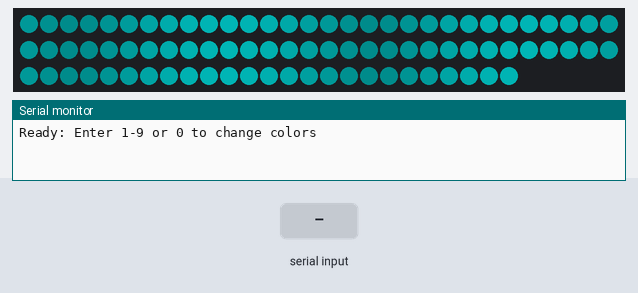
The sketch below on a simulated ESP8266 (NodeMCU). On the bench: 85 RGB LEDs in strip order, left to right, continuing on the next row, the last lines printed to the serial monitor. The inputs (shaded band) are chosen by the test bench. Dim RGB values are drawn brighter than linear.

Above: at 1.26 s.
1.3 s: "0" received over Serial
At 1.41 s:
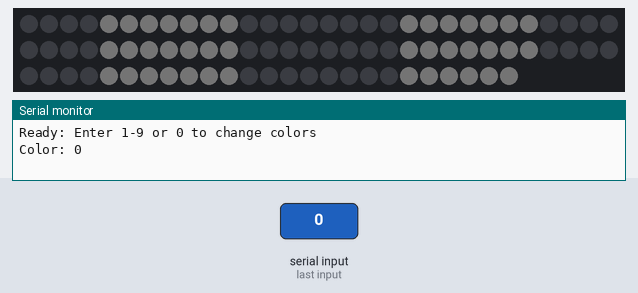
3.0 s: "1" received over Serial
At 3.02 s:
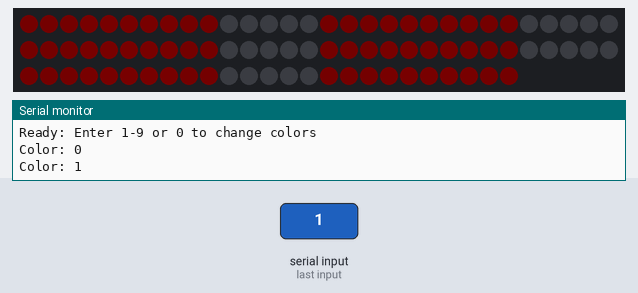
4.6 s: "2" received over Serial
At 4.62 s:
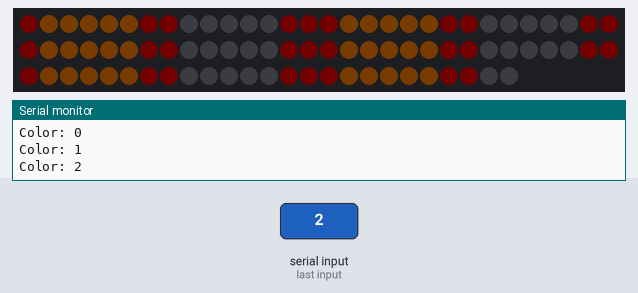
6.2 s: "3" received over Serial
At 6.23 s:
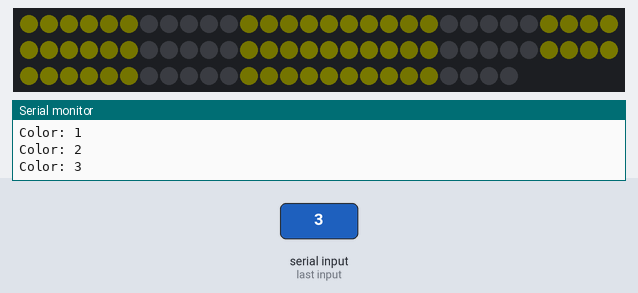
7.8 s: "4" received over Serial
At 7.84 s:
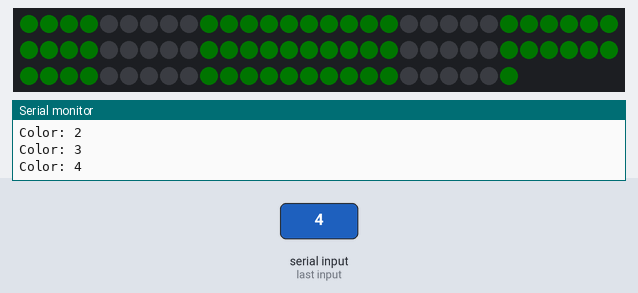
9.4 s: "5" received over Serial
At 9.45 s:
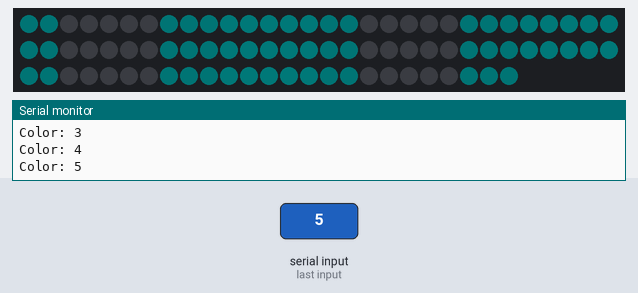

The sketch:

bottle-playback.ino
```cpp
#include <Adafruit_NeoPixel.h>
#ifdef __AVR__
#include <avr/power.h>
#endif

// Configuration
#define PIN        D5
#define NUMPIXELS  85

// Wave effect settings
#define WAVE_SPEED 50       // milliseconds between updates
#define WAVE_LENGTH 15      // LEDs in wave trail
#define FADE_SPEED 0.01     // Fade-in speed (1% per frame)
#define MIN_BRIGHTNESS 0.2  // Minimum brightness (20%)
#define MAX_BRIGHTNESS 1.0  // Maximum brightness (100%)
#define AUTO_RESET_DELAY 60000  // Auto-reset to white after 60s

Adafruit_NeoPixel pixels(NUMPIXELS, PIN, NEO_GRB + NEO_KHZ800);

// State variables
uint32_t currentColor = pixels.Color(0, 255, 255);  // Default cyan
uint32_t defaultColor = pixels.Color(255, 255, 255);  // White
int wavePosition = 0;
unsigned long lastUpdate = 0;
unsigned long lastKeypressTime = 0;
float fadeInMultiplier = 0.0;
bool fadingIn = true;

void setup() {
  #if defined(__AVR_ATtiny85__) && (F_CPU == 16000000)
    clock_prescale_set(clock_div_1);
  #endif

  pixels.begin();
  pixels.show();
  Serial.begin(9600);
  Serial.println("Ready: Enter 1-9 or 0 to change colors");
}

void loop() {
  // Handle serial color selection
  if (Serial.available() > 0) {
    char key = Serial.read();
    uint32_t selectedColor = 0;
    bool validKey = true;

    switch (key) {
      case '1': selectedColor = pixels.Color(255, 0, 0); break;     // Red
      case '2': selectedColor = pixels.Color(255, 128, 0); break;   // Orange
      case '3': selectedColor = pixels.Color(255, 255, 0); break;   // Yellow
      case '4': selectedColor = pixels.Color(0, 255, 0); break;     // Green
      case '5': selectedColor = pixels.Color(0, 255, 255); break;   // Cyan
      case '6': selectedColor = pixels.Color(0, 0, 255); break;     // Blue
      case '7': selectedColor = pixels.Color(128, 0, 255); break;   // Purple
      case '8': selectedColor = pixels.Color(255, 0, 128); break;   // Pink
      case '9': selectedColor = pixels.Color(255, 255, 255); break; // White
      case '0': selectedColor = pixels.Color(50, 50, 50); break;    // Dim White
      default: validKey = false; break;
    }

    if (validKey) {
      currentColor = selectedColor;
      fadeInMultiplier = 0.0;
      fadingIn = true;
      lastKeypressTime = millis();
      Serial.print("Color: ");
      Serial.println(key);
    }
  }

  // Auto-reset to white after timeout
  if (lastKeypressTime > 0 && (millis() - lastKeypressTime >= AUTO_RESET_DELAY)) {
    currentColor = defaultColor;
    fadeInMultiplier = 0.0;
    fadingIn = true;
    lastKeypressTime = 0;
    Serial.println("Auto-reset to white");
  }

  // Wave effect animation
  unsigned long currentTime = millis();
  if (currentTime - lastUpdate >= WAVE_SPEED) {
    lastUpdate = currentTime;

    // Fade in on startup
    if (fadingIn) {
      fadeInMultiplier += FADE_SPEED;
      if (fadeInMultiplier >= MAX_BRIGHTNESS) {
        fadeInMultiplier = MAX_BRIGHTNESS;
        fadingIn = false;
      }
    }

    // Extract RGB components
    uint8_t r = (currentColor >> 16) & 0xFF;
    uint8_t g = (currentColor >> 8) & 0xFF;
    uint8_t b = currentColor & 0xFF;

    // Apply wave pattern to all LEDs
    for (int i = 0; i < NUMPIXELS; i++) {
      float angle = (i + wavePosition) * 2.0 * PI / WAVE_LENGTH;
      float brightness = (sin(angle) + 1.0) / 2.0;
      brightness = MIN_BRIGHTNESS + (brightness * (MAX_BRIGHTNESS - MIN_BRIGHTNESS));
      brightness *= fadeInMultiplier;

      pixels.setPixelColor(i, pixels.Color(r * brightness, g * brightness, b * brightness));
    }

    pixels.show();
    wavePosition = (wavePosition + 1) % WAVE_LENGTH;
  }
}

// End

// /*
//  * Memory Bottle - UNO R4 Minima Color Display
//  * Receives color commands from laptop server and displays on LED ring
//  * (Audio plays through laptop speakers)
//  */

// #include <Adafruit_NeoPixel.h>

// // Pin Definitions
// #define LED_PIN D5

// // Configuration
// #define NUM_LEDS 85

// // Display Effects - Choose one:
// // 1 = Smooth Pulse (breathing effect)
// // 2 = Fast Pulse (heartbeat effect)
// // 3 = Wave (color flows across LEDs)
// // 4 = Sparkle (random twinkling)
// // 5 = Solid (static color, no animation)
// #define DISPLAY_EFFECT 3

// // NeoPixel strip
// Adafruit_NeoPixel strip(NUM_LEDS, LED_PIN, NEO_GRB + NEO_KHZ800);

// // State variables
// bool isDisplaying = false;
// uint8_t displayRed = 0;
// uint8_t displayGreen = 0;
// uint8_t displayBlue = 0;

// void setup() {
//   Serial.begin(115200);

//   // Initialize LED strip
//   strip.begin();
//   strip.setBrightness(50);
//   strip.clear();
//   strip.show();

//   Serial.println("UNO R4 Minima Color Display Ready");
//   Serial.println("Waiting for PLAY:START command...");
// }

// void loop() {
//   // Check for serial commands
//   if (Serial.available() > 0) {
//     String command = Serial.readStringUntil('\n');
//     command.trim();

//     if (command == "PLAY:START") {
//       Serial.println("ACK:PLAY_START");
//       startColorDisplay();
//     }
//   }
// }

// void startColorDisplay() {
//   Serial.println("Starting color display...");

//   // Request color data from server
//   Serial.println("REQ:COLOR");

//   // Wait for color data (format: R,G,B)
//   unsigned long timeout = millis() + 2000;
//   while (Serial.available() < 5 && millis() < timeout) {
//     delay(10);
//   }

//   if (Serial.available() > 0) {
//     String colorData = Serial.readStringUntil('\n');
//     parseColorData(colorData);
//   } else {
//     // Use default color if not received
//     Serial.println("Color data timeout, using default white");
//     displayRed = 255;
//     displayGreen = 255;
//     displayBlue = 255;
//   }

//   isDisplaying = true;

//   Serial.println("Color displayed. Starting visual effect...");

//   // Display effect for 15 seconds (synced with audio duration)
//   unsigned long displayDuration = 15000;  // 15 seconds

//   #if DISPLAY_EFFECT == 1
//     effectSmoothPulse(displayDuration);
//   #elif DISPLAY_EFFECT == 2
//     effectFastPulse(displayDuration);
//   #elif DISPLAY_EFFECT == 3
//     effectWave(displayDuration);
//   #elif DISPLAY_EFFECT == 4
//     effectSparkle(displayDuration);
//   #elif DISPLAY_EFFECT == 5
//     effectSolid(displayDuration);
//   #else
//     effectSmoothPulse(displayDuration);  // Default
//   #endif

//   // After display period
//   isDisplaying = false;

//   // Fade out LEDs
//   fadeOutLEDs();

//   Serial.println("Display complete");
// }

// void parseColorData(String data) {
//   // Format: R,G,B
//   int firstComma = data.indexOf(',');
//   int secondComma = data.indexOf(',', firstComma + 1);

//   if (firstComma > 0 && secondComma > firstComma) {
//     displayRed = data.substring(0, firstComma).toInt();
//     displayGreen = data.substring(firstComma + 1, secondComma).toInt();
//     displayBlue = data.substring(secondComma + 1).toInt();

//     Serial.print("Color set to: ");
//     Serial.print(displayRed);
//     Serial.print(",");
//     Serial.print(displayGreen);
//     Serial.print(",");
//     Serial.println(displayBlue);
//   }
// }

// // ============================================================================
// // VISUAL EFFECTS
// // ============================================================================

// void effectSmoothPulse(unsigned long duration) {
//   // Smooth breathing effect
//   unsigned long startTime = millis();
//   while (millis() - startTime < duration) {
//     float pulseSpeed = 0.003;  // Slow, calm breathing
//     float brightness = (sin(millis() * pulseSpeed) + 1.0) / 2.0;
//     brightness = 0.3 + (brightness * 0.7);  // 30% to 100%

//     uint8_t r = displayRed * brightness;
//     uint8_t g = displayGreen * brightness;
//     uint8_t b = displayBlue * brightness;

//     strip.fill(strip.Color(r, g, b));
//     strip.show();
//     delay(20);
//   }
// }

// void effectFastPulse(unsigned long duration) {
//   // Fast heartbeat effect
//   unsigned long startTime = millis();
//   while (millis() - startTime < duration) {
//     float pulseSpeed = 0.008;  // Faster pulse
//     float brightness = (sin(millis() * pulseSpeed) + 1.0) / 2.0;
//     brightness = 0.2 + (brightness * 0.8);  // 20% to 100%

//     uint8_t r = displayRed * brightness;
//     uint8_t g = displayGreen * brightness;
//     uint8_t b = displayBlue * brightness;

//     strip.fill(strip.Color(r, g, b));
//     strip.show();
//     delay(15);
//   }
// }

// void effectWave(unsigned long duration) {
//   // Color wave flowing across the LED strip
//   unsigned long startTime = millis();
//   while (millis() - startTime < duration) {
//     for (int i = 0; i < NUM_LEDS; i++) {
//       // Create wave pattern
//       float wave = sin((millis() * 0.005) + (i * 0.3));
//       float brightness = (wave + 1.0) / 2.0;
//       brightness = 0.1 + (brightness * 0.9);  // 10% to 90% for better wave visibility

//       uint8_t r = displayRed * brightness;
//       uint8_t g = displayGreen * brightness;
//       uint8_t b = displayBlue * brightness;

//       strip.setPixelColor(i, strip.Color(r, g, b));
//     }
//     strip.show();
//     delay(30);
//   }
// }

// void effectSparkle(unsigned long duration) {
//   // Random twinkling effect
//   unsigned long startTime = millis();

//   // Start with base color at 40% brightness
//   uint8_t baseR = displayRed * 0.4;
//   uint8_t baseG = displayGreen * 0.4;
//   uint8_t baseB = displayBlue * 0.4;

//   while (millis() - startTime < duration) {
//     // Fill with base color
//     strip.fill(strip.Color(baseR, baseG, baseB));

//     // Add random sparkles
//     int numSparkles = random(3, 8);
//     for (int i = 0; i < numSparkles; i++) {
//       int pixel = random(NUM_LEDS);
//       strip.setPixelColor(pixel, strip.Color(displayRed, displayGreen, displayBlue));
//     }

//     strip.show();
//     delay(100);
//   }
// }

// void effectSolid(unsigned long duration) {
//   // Static solid color (no animation)
//   strip.fill(strip.Color(displayRed, displayGreen, displayBlue));
//   strip.show();
//   delay(duration);
// }

// void fadeOutLEDs() {
//   // Gradually fade LEDs to black
//   for (int brightness = 100; brightness >= 0; brightness -= 5) {
//     int r = (displayRed * brightness) / 100;
//     int g = (displayGreen * brightness) / 100;
//     int b = (displayBlue * brightness) / 100;

//     strip.fill(strip.Color(r, g, b));
//     strip.show();
//     delay(50);
//   }

//   strip.clear();
//   strip.show();
// }
```

Measured:
- after the input at 1.3 s, the LEDs: first change at once (image 1 shows a later state)
- after the input at 3.0 s, the LEDs: change at once (image 2)
- after the input at 4.6 s, the LEDs: change at once (image 3)
- after the input at 6.2 s, the LEDs: change at once (image 4)
- after the input at 7.8 s, the LEDs: change at once (image 5)
- after the input at 9.4 s, the LEDs: change at once (image 6)
